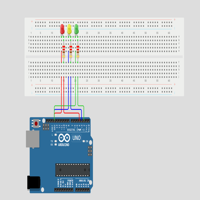
#> input picture Minggu 1/img/uno.png, 200 x 200 px, found by its file name
$ python negative_view.py
#> lines starting #> are read from the running program, lines starting #| are printed output that depends on the picture
import cv2
import numpy as np

image = cv2.imread("Minggu 1/img/uno.png")
#> image is the input picture: shape (200, 200, 3); mean B, G, R 211, 208, 202.7
gray = cv2.cvtColor(image, cv2.COLOR_BGR2GRAY)
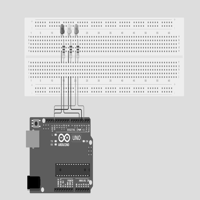
#> gray: shape (200, 200); min 0, max 255, mean 206.7
Matriks = np.ones(image.shape[:2], image.dtype) * 255
citraNegatif = Matriks - gray
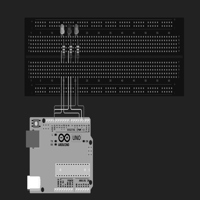
#> citraNegatif: shape (200, 200); min 0, max 255, mean 48.3

filename1 = 'CitraNegatif.jpg'
cv2.imwrite(filename1, citraNegatif)
cv2.waitKey(0)
